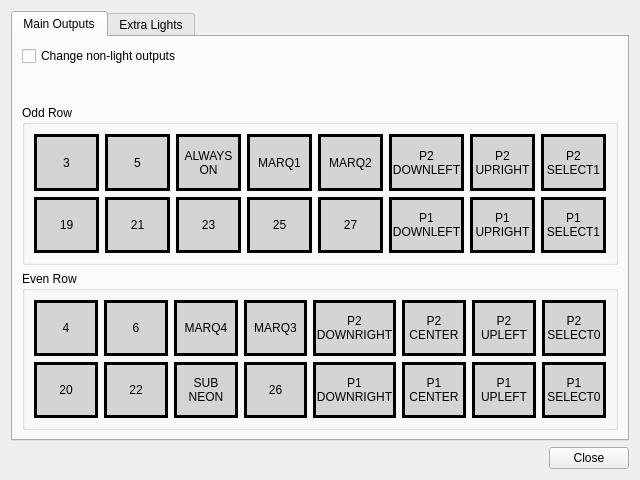
<?xml version="1.0" encoding="UTF-8"?>
<ui version="4.0">
 <class>Dialog</class>
 <widget class="QDialog" name="Dialog">
  <property name="geometry">
   <rect>
    <x>0</x>
    <y>0</y>
    <width>640</width>
    <height>480</height>
   </rect>
  </property>
  <property name="windowTitle">
   <string>Dialog</string>
  </property>
  <layout class="QVBoxLayout" name="verticalLayout" stretch="0,0">
   <item>
    <widget class="QTabWidget" name="tabWidget">
     <property name="currentIndex">
      <number>0</number>
     </property>
     <widget class="QWidget" name="tab_mainoutputs">
      <attribute name="title">
       <string>Main Outputs</string>
      </attribute>
      <layout class="QVBoxLayout" name="verticalLayout_2" stretch="1,3,3">
       <item>
        <layout class="QFormLayout" name="formLayout">
         <item row="0" column="0">
          <widget class="QCheckBox" name="checkBox_nonlight">
           <property name="text">
            <string>Change non-light outputs</string>
           </property>
          </widget>
         </item>
        </layout>
       </item>
       <item>
        <widget class="QGroupBox" name="groupBox_odd">
         <property name="styleSheet">
          <string notr="true">QPushButton {
    border-style: solid;
    border-width: 3px; 
    border-color: black;
    background-color: #D4D4D4;
}
QLabel {
    font: 1.1em;
}</string>
         </property>
         <property name="title">
          <string>Odd Row</string>
         </property>
         <layout class="QGridLayout" name="gridLayout">
          <item row="0" column="0">
           <widget class="QPushButton" name="pushButton_3">
            <property name="enabled">
             <bool>true</bool>
            </property>
            <property name="sizePolicy">
             <sizepolicy hsizetype="Minimum" vsizetype="Minimum">
              <horstretch>0</horstretch>
              <verstretch>0</verstretch>
             </sizepolicy>
            </property>
            <property name="text">
             <string>3</string>
            </property>
           </widget>
          </item>
          <item row="0" column="1">
           <widget class="QPushButton" name="pushButton_5">
            <property name="enabled">
             <bool>true</bool>
            </property>
            <property name="sizePolicy">
             <sizepolicy hsizetype="Minimum" vsizetype="Minimum">
              <horstretch>0</horstretch>
              <verstretch>0</verstretch>
             </sizepolicy>
            </property>
            <property name="text">
             <string>5</string>
            </property>
           </widget>
          </item>
          <item row="0" column="2">
           <widget class="QPushButton" name="pushButton_alwayson">
            <property name="enabled">
             <bool>true</bool>
            </property>
            <property name="sizePolicy">
             <sizepolicy hsizetype="Minimum" vsizetype="Minimum">
              <horstretch>0</horstretch>
              <verstretch>0</verstretch>
             </sizepolicy>
            </property>
            <property name="text">
             <string>ALWAYS
ON</string>
            </property>
           </widget>
          </item>
          <item row="0" column="3">
           <widget class="QPushButton" name="pushButton_marq1">
            <property name="enabled">
             <bool>true</bool>
            </property>
            <property name="sizePolicy">
             <sizepolicy hsizetype="Minimum" vsizetype="Minimum">
              <horstretch>0</horstretch>
              <verstretch>0</verstretch>
             </sizepolicy>
            </property>
            <property name="text">
             <string>MARQ1</string>
            </property>
           </widget>
          </item>
          <item row="0" column="4">
           <widget class="QPushButton" name="pushButton_marq2">
            <property name="enabled">
             <bool>true</bool>
            </property>
            <property name="sizePolicy">
             <sizepolicy hsizetype="Minimum" vsizetype="Minimum">
              <horstretch>0</horstretch>
              <verstretch>0</verstretch>
             </sizepolicy>
            </property>
            <property name="text">
             <string>MARQ2</string>
            </property>
           </widget>
          </item>
          <item row="0" column="5">
           <widget class="QPushButton" name="pushButton_p2dl">
            <property name="sizePolicy">
             <sizepolicy hsizetype="Minimum" vsizetype="Minimum">
              <horstretch>0</horstretch>
              <verstretch>0</verstretch>
             </sizepolicy>
            </property>
            <property name="text">
             <string>P2
DOWNLEFT</string>
            </property>
           </widget>
          </item>
          <item row="0" column="6">
           <widget class="QPushButton" name="pushButton_p2ur">
            <property name="sizePolicy">
             <sizepolicy hsizetype="Minimum" vsizetype="Minimum">
              <horstretch>0</horstretch>
              <verstretch>0</verstretch>
             </sizepolicy>
            </property>
            <property name="text">
             <string>P2
UPRIGHT</string>
            </property>
           </widget>
          </item>
          <item row="0" column="7">
           <widget class="QPushButton" name="pushButton_p2s1">
            <property name="sizePolicy">
             <sizepolicy hsizetype="Minimum" vsizetype="Minimum">
              <horstretch>0</horstretch>
              <verstretch>0</verstretch>
             </sizepolicy>
            </property>
            <property name="text">
             <string>P2
SELECT1</string>
            </property>
           </widget>
          </item>
          <item row="1" column="0">
           <widget class="QPushButton" name="pushButton_19">
            <property name="enabled">
             <bool>true</bool>
            </property>
            <property name="sizePolicy">
             <sizepolicy hsizetype="Minimum" vsizetype="Minimum">
              <horstretch>0</horstretch>
              <verstretch>0</verstretch>
             </sizepolicy>
            </property>
            <property name="text">
             <string>19</string>
            </property>
           </widget>
          </item>
          <item row="1" column="1">
           <widget class="QPushButton" name="pushButton_21">
            <property name="enabled">
             <bool>true</bool>
            </property>
            <property name="sizePolicy">
             <sizepolicy hsizetype="Minimum" vsizetype="Minimum">
              <horstretch>0</horstretch>
              <verstretch>0</verstretch>
             </sizepolicy>
            </property>
            <property name="text">
             <string>21</string>
            </property>
           </widget>
          </item>
          <item row="1" column="2">
           <widget class="QPushButton" name="pushButton_23">
            <property name="enabled">
             <bool>true</bool>
            </property>
            <property name="sizePolicy">
             <sizepolicy hsizetype="Minimum" vsizetype="Minimum">
              <horstretch>0</horstretch>
              <verstretch>0</verstretch>
             </sizepolicy>
            </property>
            <property name="text">
             <string>23</string>
            </property>
           </widget>
          </item>
          <item row="1" column="3">
           <widget class="QPushButton" name="pushButton_25">
            <property name="sizePolicy">
             <sizepolicy hsizetype="Minimum" vsizetype="Minimum">
              <horstretch>0</horstretch>
              <verstretch>0</verstretch>
             </sizepolicy>
            </property>
            <property name="text">
             <string>25</string>
            </property>
           </widget>
          </item>
          <item row="1" column="4">
           <widget class="QPushButton" name="pushButton_27">
            <property name="sizePolicy">
             <sizepolicy hsizetype="Minimum" vsizetype="Minimum">
              <horstretch>0</horstretch>
              <verstretch>0</verstretch>
             </sizepolicy>
            </property>
            <property name="text">
             <string>27</string>
            </property>
           </widget>
          </item>
          <item row="1" column="5">
           <widget class="QPushButton" name="pushButton_p1dl">
            <property name="sizePolicy">
             <sizepolicy hsizetype="Minimum" vsizetype="Minimum">
              <horstretch>0</horstretch>
              <verstretch>0</verstretch>
             </sizepolicy>
            </property>
            <property name="text">
             <string>P1
DOWNLEFT</string>
            </property>
           </widget>
          </item>
          <item row="1" column="6">
           <widget class="QPushButton" name="pushButton_p1ur">
            <property name="sizePolicy">
             <sizepolicy hsizetype="Minimum" vsizetype="Minimum">
              <horstretch>0</horstretch>
              <verstretch>0</verstretch>
             </sizepolicy>
            </property>
            <property name="text">
             <string>P1
UPRIGHT</string>
            </property>
           </widget>
          </item>
          <item row="1" column="7">
           <widget class="QPushButton" name="pushButton_p1s1">
            <property name="sizePolicy">
             <sizepolicy hsizetype="Minimum" vsizetype="Minimum">
              <horstretch>0</horstretch>
              <verstretch>0</verstretch>
             </sizepolicy>
            </property>
            <property name="text">
             <string>P1
SELECT1</string>
            </property>
           </widget>
          </item>
         </layout>
        </widget>
       </item>
       <item>
        <widget class="QGroupBox" name="groupBox_even">
         <property name="styleSheet">
          <string notr="true">QPushButton {
    border-style: solid;
    border-width: 3px; 
    border-color: black;
    background-color: #D4D4D4;
}
QLabel {
    font: 1.1em;
}</string>
         </property>
         <property name="title">
          <string>Even Row</string>
         </property>
         <layout class="QGridLayout" name="gridLayout_2">
          <item row="0" column="0">
           <widget class="QPushButton" name="pushButton_4">
            <property name="sizePolicy">
             <sizepolicy hsizetype="Minimum" vsizetype="Minimum">
              <horstretch>0</horstretch>
              <verstretch>0</verstretch>
             </sizepolicy>
            </property>
            <property name="text">
             <string>4</string>
            </property>
           </widget>
          </item>
          <item row="0" column="1">
           <widget class="QPushButton" name="pushButton_6">
            <property name="sizePolicy">
             <sizepolicy hsizetype="Minimum" vsizetype="Minimum">
              <horstretch>0</horstretch>
              <verstretch>0</verstretch>
             </sizepolicy>
            </property>
            <property name="text">
             <string>6</string>
            </property>
           </widget>
          </item>
          <item row="0" column="2">
           <widget class="QPushButton" name="pushButton_marq4">
            <property name="sizePolicy">
             <sizepolicy hsizetype="Minimum" vsizetype="Minimum">
              <horstretch>0</horstretch>
              <verstretch>0</verstretch>
             </sizepolicy>
            </property>
            <property name="text">
             <string>MARQ4</string>
            </property>
           </widget>
          </item>
          <item row="0" column="3">
           <widget class="QPushButton" name="pushButton_marq3">
            <property name="sizePolicy">
             <sizepolicy hsizetype="Minimum" vsizetype="Minimum">
              <horstretch>0</horstretch>
              <verstretch>0</verstretch>
             </sizepolicy>
            </property>
            <property name="text">
             <string>MARQ3</string>
            </property>
           </widget>
          </item>
          <item row="0" column="4">
           <widget class="QPushButton" name="pushButton_p2dr">
            <property name="sizePolicy">
             <sizepolicy hsizetype="Minimum" vsizetype="Minimum">
              <horstretch>0</horstretch>
              <verstretch>0</verstretch>
             </sizepolicy>
            </property>
            <property name="text">
             <string>P2
DOWNRIGHT</string>
            </property>
           </widget>
          </item>
          <item row="0" column="5">
           <widget class="QPushButton" name="pushButton_p2cen">
            <property name="sizePolicy">
             <sizepolicy hsizetype="Minimum" vsizetype="Minimum">
              <horstretch>0</horstretch>
              <verstretch>0</verstretch>
             </sizepolicy>
            </property>
            <property name="text">
             <string>P2
CENTER</string>
            </property>
           </widget>
          </item>
          <item row="0" column="6">
           <widget class="QPushButton" name="pushButton_p2ul">
            <property name="sizePolicy">
             <sizepolicy hsizetype="Minimum" vsizetype="Minimum">
              <horstretch>0</horstretch>
              <verstretch>0</verstretch>
             </sizepolicy>
            </property>
            <property name="text">
             <string>P2
UPLEFT</string>
            </property>
           </widget>
          </item>
          <item row="0" column="7">
           <widget class="QPushButton" name="pushButton_p2s0">
            <property name="sizePolicy">
             <sizepolicy hsizetype="Minimum" vsizetype="Minimum">
              <horstretch>0</horstretch>
              <verstretch>0</verstretch>
             </sizepolicy>
            </property>
            <property name="text">
             <string>P2
SELECT0</string>
            </property>
           </widget>
          </item>
          <item row="1" column="0">
           <widget class="QPushButton" name="pushButton_20">
            <property name="sizePolicy">
             <sizepolicy hsizetype="Minimum" vsizetype="Minimum">
              <horstretch>0</horstretch>
              <verstretch>0</verstretch>
             </sizepolicy>
            </property>
            <property name="text">
             <string>20</string>
            </property>
           </widget>
          </item>
          <item row="1" column="1">
           <widget class="QPushButton" name="pushButton_22">
            <property name="sizePolicy">
             <sizepolicy hsizetype="Minimum" vsizetype="Minimum">
              <horstretch>0</horstretch>
              <verstretch>0</verstretch>
             </sizepolicy>
            </property>
            <property name="text">
             <string>22</string>
            </property>
           </widget>
          </item>
          <item row="1" column="2">
           <widget class="QPushButton" name="pushButton_neon">
            <property name="sizePolicy">
             <sizepolicy hsizetype="Minimum" vsizetype="Minimum">
              <horstretch>0</horstretch>
              <verstretch>0</verstretch>
             </sizepolicy>
            </property>
            <property name="text">
             <string>SUB
NEON</string>
            </property>
           </widget>
          </item>
          <item row="1" column="3">
           <widget class="QPushButton" name="pushButton_26">
            <property name="sizePolicy">
             <sizepolicy hsizetype="Minimum" vsizetype="Minimum">
              <horstretch>0</horstretch>
              <verstretch>0</verstretch>
             </sizepolicy>
            </property>
            <property name="text">
             <string>26</string>
            </property>
           </widget>
          </item>
          <item row="1" column="4">
           <widget class="QPushButton" name="pushButton_p1dr">
            <property name="sizePolicy">
             <sizepolicy hsizetype="Minimum" vsizetype="Minimum">
              <horstretch>0</horstretch>
              <verstretch>0</verstretch>
             </sizepolicy>
            </property>
            <property name="text">
             <string>P1
DOWNRIGHT</string>
            </property>
           </widget>
          </item>
          <item row="1" column="5">
           <widget class="QPushButton" name="pushButton_p1cen">
            <property name="sizePolicy">
             <sizepolicy hsizetype="Minimum" vsizetype="Minimum">
              <horstretch>0</horstretch>
              <verstretch>0</verstretch>
             </sizepolicy>
            </property>
            <property name="text">
             <string>P1
CENTER</string>
            </property>
           </widget>
          </item>
          <item row="1" column="6">
           <widget class="QPushButton" name="pushButton_p1ul">
            <property name="sizePolicy">
             <sizepolicy hsizetype="Minimum" vsizetype="Minimum">
              <horstretch>0</horstretch>
              <verstretch>0</verstretch>
             </sizepolicy>
            </property>
            <property name="text">
             <string>P1
UPLEFT</string>
            </property>
           </widget>
          </item>
          <item row="1" column="7">
           <widget class="QPushButton" name="pushButton_p1s0">
            <property name="sizePolicy">
             <sizepolicy hsizetype="Minimum" vsizetype="Minimum">
              <horstretch>0</horstretch>
              <verstretch>0</verstretch>
             </sizepolicy>
            </property>
            <property name="text">
             <string>P1
SELECT0</string>
            </property>
           </widget>
          </item>
         </layout>
        </widget>
       </item>
      </layout>
     </widget>
     <widget class="QWidget" name="tab_extralights">
      <property name="sizePolicy">
       <sizepolicy hsizetype="Preferred" vsizetype="Preferred">
        <horstretch>0</horstretch>
        <verstretch>0</verstretch>
       </sizepolicy>
      </property>
      <attribute name="title">
       <string>Extra Lights</string>
      </attribute>
      <layout class="QVBoxLayout" name="verticalLayout_4" stretch="0,0,0">
       <item>
        <widget class="QGroupBox" name="groupBox_ledsettings">
         <property name="sizePolicy">
          <sizepolicy hsizetype="Preferred" vsizetype="Fixed">
           <horstretch>0</horstretch>
           <verstretch>0</verstretch>
          </sizepolicy>
         </property>
         <property name="title">
          <string>RGB LED Settings</string>
         </property>
         <layout class="QFormLayout" name="formLayout_2">
          <item row="0" column="0">
           <widget class="QLabel" name="label_trigger">
            <property name="text">
             <string>LED Trigger</string>
            </property>
           </widget>
          </item>
          <item row="0" column="1">
           <widget class="QComboBox" name="comboBox_trigger"/>
          </item>
          <item row="1" column="0">
           <widget class="QLabel" name="label_count">
            <property name="text">
             <string>LED Count</string>
            </property>
           </widget>
          </item>
          <item row="1" column="1">
           <widget class="QSpinBox" name="spinBox_count"/>
          </item>
         </layout>
        </widget>
       </item>
       <item>
        <widget class="QGroupBox" name="groupBox_setleds">
         <property name="sizePolicy">
          <sizepolicy hsizetype="Preferred" vsizetype="Fixed">
           <horstretch>0</horstretch>
           <verstretch>0</verstretch>
          </sizepolicy>
         </property>
         <property name="title">
          <string>Set RGB LEDs</string>
         </property>
         <layout class="QVBoxLayout" name="verticalLayout_3">
          <item>
           <layout class="QFormLayout" name="formLayout_4">
            <item row="0" column="0">
             <widget class="QLabel" name="label_lednum">
              <property name="text">
               <string>LED Number</string>
              </property>
             </widget>
            </item>
            <item row="0" column="1">
             <widget class="QSpinBox" name="spinBox_lednum"/>
            </item>
            <item row="1" column="0">
             <widget class="QLabel" name="label_rgbvals">
              <property name="text">
               <string>RGB Values</string>
              </property>
             </widget>
            </item>
            <item row="1" column="1">
             <layout class="QHBoxLayout" name="horizontalLayout_rgbled" stretch="1,3,1,3,1,3">
              <item>
               <widget class="QLabel" name="label_r">
                <property name="sizePolicy">
                 <sizepolicy hsizetype="Preferred" vsizetype="Preferred">
                  <horstretch>0</horstretch>
                  <verstretch>0</verstretch>
                 </sizepolicy>
                </property>
                <property name="text">
                 <string>Red</string>
                </property>
               </widget>
              </item>
              <item>
               <widget class="QSpinBox" name="spinBox_r"/>
              </item>
              <item>
               <widget class="QLabel" name="label_g">
                <property name="text">
                 <string>Green</string>
                </property>
               </widget>
              </item>
              <item>
               <widget class="QSpinBox" name="spinBox_g"/>
              </item>
              <item>
               <widget class="QLabel" name="label_b">
                <property name="text">
                 <string>Blue</string>
                </property>
               </widget>
              </item>
              <item>
               <widget class="QSpinBox" name="spinBox_b"/>
              </item>
             </layout>
            </item>
           </layout>
          </item>
          <item>
           <widget class="QPushButton" name="pushButton_setled">
            <property name="sizePolicy">
             <sizepolicy hsizetype="Minimum" vsizetype="Fixed">
              <horstretch>0</horstretch>
              <verstretch>0</verstretch>
             </sizepolicy>
            </property>
            <property name="text">
             <string>Set LED</string>
            </property>
           </widget>
          </item>
         </layout>
        </widget>
       </item>
       <item>
        <widget class="QPushButton" name="pushButton_resetall">
         <property name="sizePolicy">
          <sizepolicy hsizetype="Minimum" vsizetype="Fixed">
           <horstretch>0</horstretch>
           <verstretch>0</verstretch>
          </sizepolicy>
         </property>
         <property name="text">
          <string>Reset All LEDs</string>
         </property>
        </widget>
       </item>
      </layout>
     </widget>
    </widget>
   </item>
   <item>
    <widget class="QDialogButtonBox" name="buttonBox">
     <property name="orientation">
      <enum>Qt::Horizontal</enum>
     </property>
     <property name="standardButtons">
      <set>QDialogButtonBox::Close</set>
     </property>
    </widget>
   </item>
  </layout>
 </widget>
 <resources/>
 <connections>
  <connection>
   <sender>buttonBox</sender>
   <signal>accepted()</signal>
   <receiver>Dialog</receiver>
   <slot>accept()</slot>
   <hints>
    <hint type="sourcelabel">
     <x>248</x>
     <y>254</y>
    </hint>
    <hint type="destinationlabel">
     <x>157</x>
     <y>274</y>
    </hint>
   </hints>
  </connection>
  <connection>
   <sender>buttonBox</sender>
   <signal>rejected()</signal>
   <receiver>Dialog</receiver>
   <slot>reject()</slot>
   <hints>
    <hint type="sourcelabel">
     <x>316</x>
     <y>260</y>
    </hint>
    <hint type="destinationlabel">
     <x>286</x>
     <y>274</y>
    </hint>
   </hints>
  </connection>
 </connections>
</ui>
